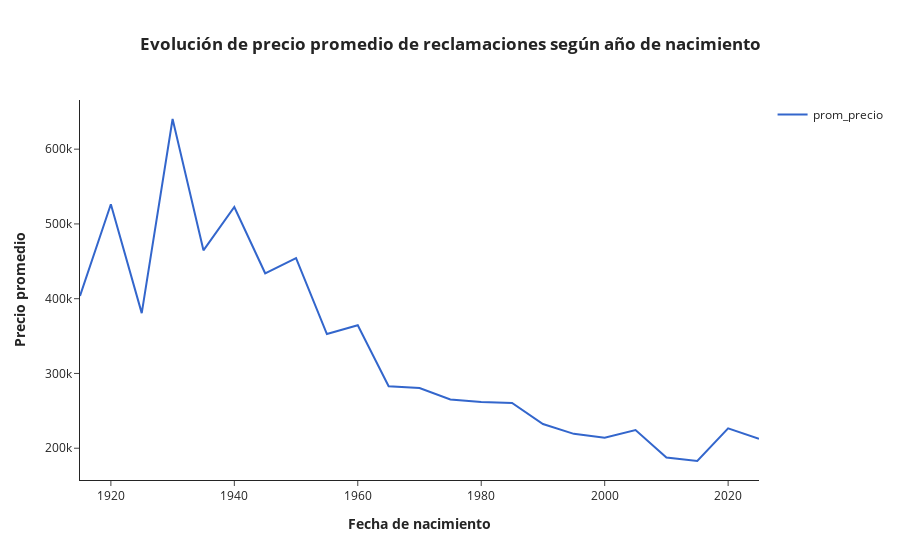

The notebook cell this image was saved under:
### Code cell
# definir gráfica
fig = px.line(df1, x='fechanacimiento', y =['prom_precio'], title = '<b>Evolución de precio promedio de reclamaciones según año de nacimiento<b>',
              color_discrete_sequence=px.colors.qualitative.G10)

# agregar detalles
fig.update_layout(
    template = 'simple_white',
    title_x = 0.5,
    legend_title = '',
    xaxis_title = '<b>Fecha de nacimiento<b>',
    yaxis_title = '<b>Precio promedio<b>',
)

fig.show()

### Figure 1 — Plotly figure (JSON) as saved in the notebook; plotly's stock layout.template omitted (floating-point values rounded to 4 significant figures)
{"data": [{"hovertemplate": "variable=prom_precio<br>fechanacimiento=%{x}<br>value=%{y}<extra></extra>", "legendgroup": "prom_precio", "line": {"color": "#3366CC", "dash": "solid"}, "marker": {"symbol": "circle"}, "mode": "lines", "name": "prom_precio", "orientation": "v", "showlegend": true, "type": "scatter", "x": ["1914-12-31T00:00:00", "1919-12-31T00:00:00", "1924-12-31T00:00:00", "1929-12-31T00:00:00", "1934-12-31T00:00:00", "1939-12-31T00:00:00", "1944-12-31T00:00:00", "1949-12-31T00:00:00", "1954-12-31T00:00:00", "1959-12-31T00:00:00", "1964-12-31T00:00:00", "1969-12-31T00:00:00", "1974-12-31T00:00:00", "1979-12-31T00:00:00", "1984-12-31T00:00:00", "1989-12-31T00:00:00", "1994-12-31T00:00:00", "1999-12-31T00:00:00", "2004-12-31T00:00:00", "2009-12-31T00:00:00", "2014-12-31T00:00:00", "2019-12-31T00:00:00", "2024-12-31T00:00:00"], "xaxis": "x", "y": [403600.0, 526300.0, 380700.0, 640300.0, 464700.0, 522700.0, 434000.0, 454200.0, 352700.0, 364500.0, 282800.0, 280400.0, 265300.0, 261700.0, 260600.0, 232400.0, 219200.0, 214100.0, 224400.0, 187700.0, 182900.0, 226600.0, 212600.0], "yaxis": "y"}], "layout": {"legend": {"title": {"text": ""}, "tracegroupgap": 0}, "title": {"text": "<b>Evolución de precio promedio de reclamaciones según año de nacimiento<b>", "x": 0.5}, "xaxis": {"anchor": "y", "domain": [0, 1], "title": {"text": "<b>Fecha de nacimiento<b>"}}, "yaxis": {"anchor": "x", "domain": [0, 1], "title": {"text": "<b>Precio promedio<b>"}}}}
